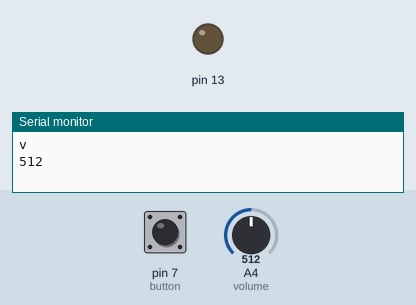
Bench run of a sketch on a simulated Arduino Uno, built with avr-gcc and run on an emulated ATmega328P. On the bench: output pins drawn as LEDs (lit = HIGH), the last lines printed to the serial monitor. The test bench sets the inputs (shaded band); at power-on: pin 7 (button) LOW, A4 (volume) = 512.

Above: at 1.2 s.
1.3 s: pin 7 (button) pulled HIGH for 0.15 s
At 2.4 s:
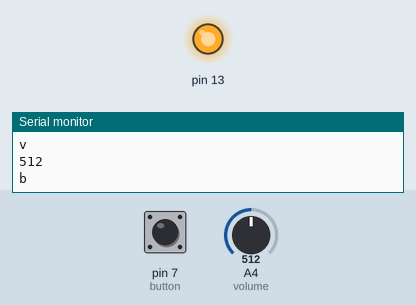
2.9 s: pin 7 (button) pulled HIGH for 1 s
At 3.6 s:
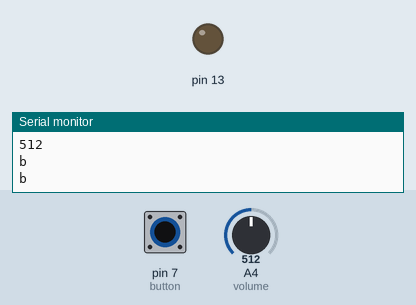
5.4 s: pin 7 (button) pulled HIGH for 3.2 s
At 6.7 s:
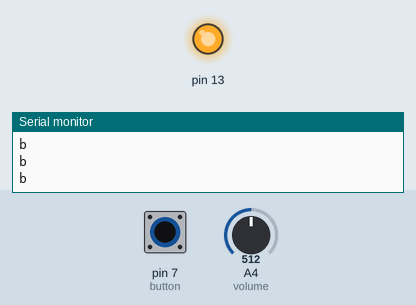
Timing chart, 0 to 8.4 s (numbered marks = the images above; inputs shaded):
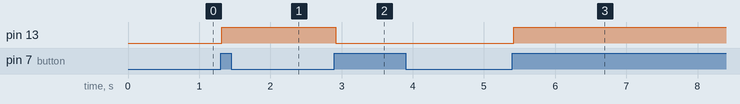

The sketch:

audio.ino
```cpp
#define button 7
#define volume A4
bool music_state = 0;
bool prev_b = 0;
int prev_v = 0;

void setup() {
  // put your setup code here, to run once:
  Serial.begin(9600);
  pinMode(button, INPUT);
  pinMode(volume, INPUT);
  pinMode(13, OUTPUT);
}

void loop() {
  // put your main code here, to run repeatedly:
  bool b = digitalRead(button);
  int v = analogRead(volume);
  if(music_state) digitalWrite(13, HIGH);
  else digitalWrite(13, LOW);

  if(prev_b != b){
    if(!prev_b && b){
      Serial.print("b\n");
      music_state = !music_state;
    }
    prev_b = b;
  }

  if(abs(prev_v - v) > 60){
    Serial.print("v\n");
    Serial.print(v);
    Serial.print("\n");
    prev_v = v;
  }

  delay(10);
}
```

Measured:
- after the input at 1.3 s, pin 13: LOW → HIGH at once
- after the input at 2.9 s, pin 13: HIGH → LOW at once
- after the input at 5.4 s, pin 13: LOW → HIGH at once
